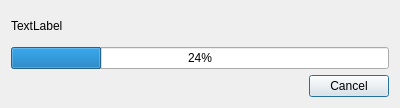
<?xml version="1.0" encoding="UTF-8"?>
<ui version="4.0">
 <class>LoadImageDialog</class>
 <widget class="QDialog" name="LoadImageDialog">
  <property name="geometry">
   <rect>
    <x>0</x>
    <y>0</y>
    <width>400</width>
    <height>108</height>
   </rect>
  </property>
  <property name="windowTitle">
   <string>Loading image</string>
  </property>
  <layout class="QVBoxLayout" name="verticalLayout_2">
   <item>
    <layout class="QVBoxLayout" name="verticalLayout">
     <item>
      <widget class="QLabel" name="label_message">
       <property name="text">
        <string>TextLabel</string>
       </property>
      </widget>
     </item>
     <item>
      <widget class="QProgressBar" name="progressBar">
       <property name="value">
        <number>24</number>
       </property>
      </widget>
     </item>
    </layout>
   </item>
   <item>
    <widget class="QDialogButtonBox" name="buttonBox">
     <property name="orientation">
      <enum>Qt::Horizontal</enum>
     </property>
     <property name="standardButtons">
      <set>QDialogButtonBox::Cancel</set>
     </property>
    </widget>
   </item>
  </layout>
 </widget>
 <resources/>
 <connections>
  <connection>
   <sender>buttonBox</sender>
   <signal>accepted()</signal>
   <receiver>LoadImageDialog</receiver>
   <slot>accept()</slot>
   <hints>
    <hint type="sourcelabel">
     <x>248</x>
     <y>254</y>
    </hint>
    <hint type="destinationlabel">
     <x>157</x>
     <y>274</y>
    </hint>
   </hints>
  </connection>
  <connection>
   <sender>buttonBox</sender>
   <signal>rejected()</signal>
   <receiver>LoadImageDialog</receiver>
   <slot>reject()</slot>
   <hints>
    <hint type="sourcelabel">
     <x>316</x>
     <y>260</y>
    </hint>
    <hint type="destinationlabel">
     <x>286</x>
     <y>274</y>
    </hint>
   </hints>
  </connection>
 </connections>
</ui>
